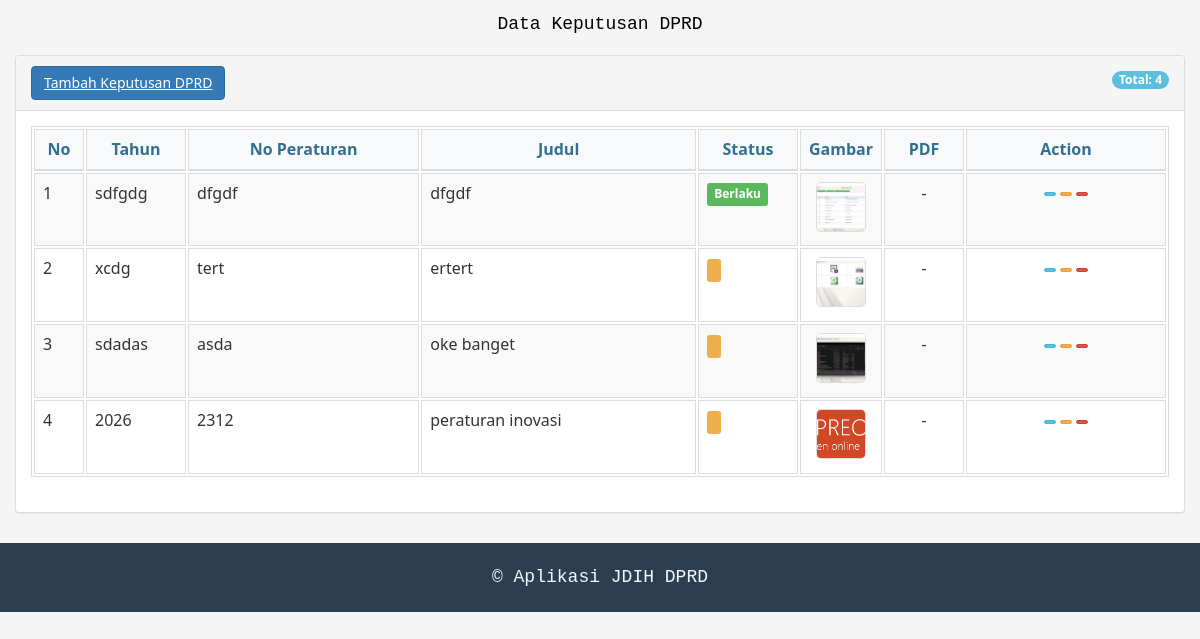
The page /panel_control/kepdprd.php (signed in) on the database as committed earlier.
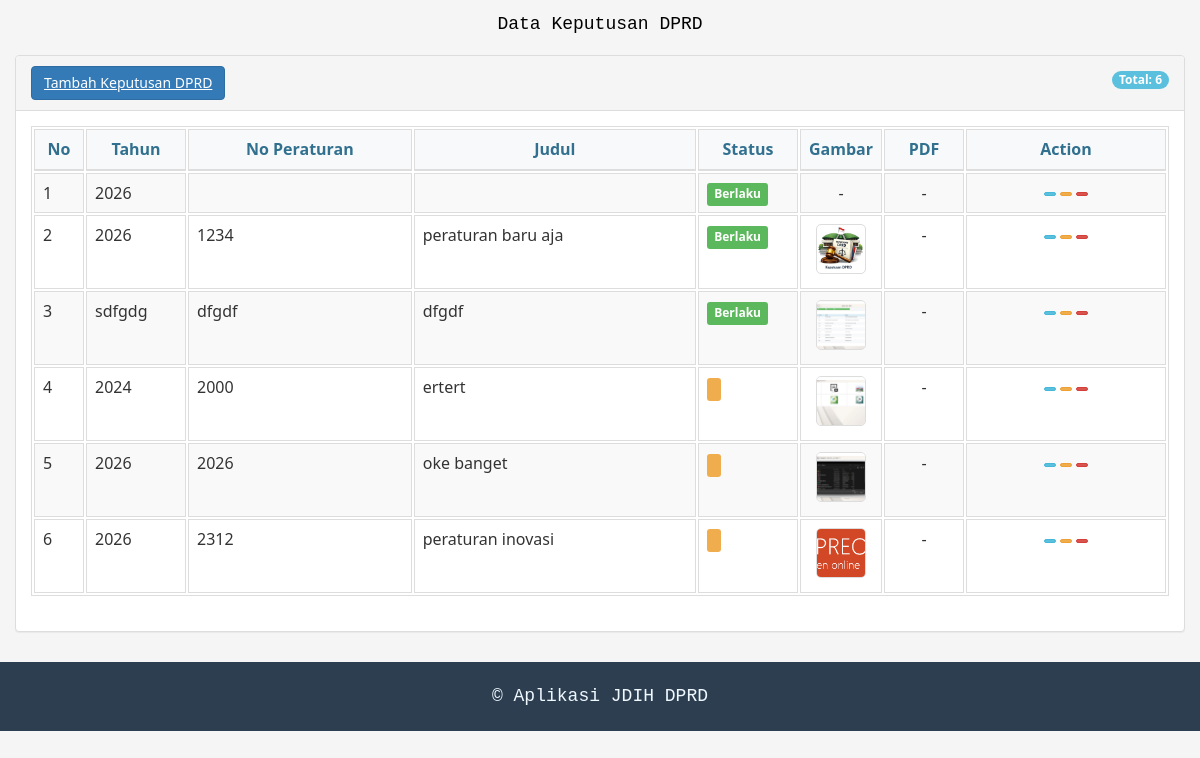
The same page on the database as committed later.
### tables this page shows
CREATE TABLE `uploads` (
  `idData` int(11) NOT NULL,
  `jenis_dokumen` varchar(50) DEFAULT 'produk_hukum',
  `tahun_pengundangan` varchar(20) NOT NULL,
  `tanggal_pengundangan` varchar(30) NOT NULL,
  `tanggal_penetapan` varchar(30) NOT NULL,
  `jenis` varchar(50) NOT NULL,
  `jenis_monografi` varchar(100) DEFAULT NULL,
  `noPeraturan` varchar(30) NOT NULL,
  `judul` varchar(250) NOT NULL,
  `deskripsi` text DEFAULT NULL,
  `singkatanJenis` varchar(150) NOT NULL,
  `tempatTerbit` varchar(100) NOT NULL,
  `sumber` varchar(100) NOT NULL,
  `status` varchar(100) NOT NULL,
  `bahasa` varchar(100) NOT NULL,
  `fileDownload` varchar(255) DEFAULT NULL,
  `pdf_path` varchar(255) DEFAULT NULL,
  `urlDownload` varchar(300) NOT NULL,
  `operasi` varchar(50) NOT NULL,
  `display` varchar(30) NOT NULL,
  `noPanggil` varchar(80) NOT NULL,
  `penerbit` varchar(100) NOT NULL,
  `subjek` varchar(100) NOT NULL,
  `isbn` varchar(100) NOT NULL,
  `bidangHukum` varchar(100) NOT NULL,
  `nomorIndukBuku` varchar(100) NOT NULL,
  `urlDetailPeraturan` varchar(300) NOT NULL,
  `teuBadan` varchar(100) NOT NULL,
  `deskripsiFisik` varchar(100) NOT NULL,
  `image_name` varchar(255) DEFAULT NULL,
  `image_path` varchar(255) DEFAULT NULL,
  `uploaded_at` datetime DEFAULT NULL
);

### panel_control/kepdprd.php (the view, shortened to what the changed rows need)
<?php
include "a_db.php";
$aksi = isset($_GET['aksi']) ? $_GET['aksi'] : '';
if ($aksi == ''){
?>
<!DOCTYPE html>
<html>
<head>
    <link rel="stylesheet" href="style-admin.css">
</head>
<body>
    <div class="container-fluid">
        <h4 style='padding-top:15px; text-align:center;'>
            <font face="Courier New" color="#000000" size="4">
                Data Keputusan DPRD
            </font>
        </h4>
        <div class="col-md-12">
            <div class="panel panel-default">
                <div class="panel-heading">
                    <?php if ($_SESSION['level'] == 'user_admin' || $_SESSION['level'] == 'user_input'): ?>
                        <a class='btn btn-primary' href='index.php?page=tambahprokum&jenis=Keputusan_DPRD'>
                            <i class='fa fa-plus'></i> Tambah Keputusan DPRD
                        </a>
                    <?php endif; ?>
                    <div class="pull-right">
                        <span class="badge bg-info">Total:
                            <?php
                            $count_query = "SELECT COUNT(*) as total FROM uploads WHERE jenis = 'Keputusan_DPRD'";
                            $count_result = mysqli_query($koneksi, $count_query);
                            $count_data = mysqli_fetch_assoc($count_result);
                            echo $count_data['total'];
                            ?>
                        </span>
                    </div>
                </div>
                <div class="panel-body">
                    <table class="table table-striped table-bordered table-hover dataTables-example">
                        <thead class='alert-info'>
                            <tr>
                                <th width="50">No</th>
                                <th width="100">Tahun</th>
                                <th>No Peraturan</th>
                                <th>Judul</th>
                                <th width="100">Status</th>
                                <th width="80">Gambar</th>
                                <th width="80">PDF</th>
                                <th width="200" class="text-center">Action</th>
                            </tr>
                        </thead>
                        <tbody>
                        <?php
                        if ($_SESSION['level'] == 'user_admin'){
                            $query = "SELECT * FROM uploads WHERE jenis = 'Keputusan_DPRD' ORDER BY idData DESC";
                        } else {
                            $user_id = mysqli_real_escape_string($koneksi, $_SESSION['login']);
                            $query = "SELECT * FROM uploads WHERE id_user = '$user_id' AND jenis = 'Keputusan_DPRD' ORDER BY idData DESC";
                        }
                        $prokum = mysqli_query($koneksi, $query);
                        $no = 1;
                        while ($i = mysqli_fetch_assoc($prokum)){
                            $gambar = "-";
                            if (!empty($i['image_path']) && file_exists($i['image_path'])) {
                                $gambar = "<img src='{$i['image_path']}' class='img-preview'>";
                            }
                            $pdf_file = "-";
                            $status_badge = "";
                            if ($i['status'] == 'Berlaku') {
                                $status_badge = "<span class='label label-success'>{$i['status']}</span>";
                            } elseif ($i['status'] == 'Tidak Berlaku') {
                                $status_badge = "<span class='label label-danger'>{$i['status']}</span>";
                            } else {
                                $status_badge = "<span class='label label-warning'>{$i['status']}</span>";
                            }
                            echo "<tr>
                                    <td>$no</td>
                                    <td>{$i['tahun_pengundangan']}</td>
                                    <td>{$i['noPeraturan']}</td>
                                    <td>{$i['judul']}</td>
                                    <td>$status_badge</td>
                                    <td class='text-center'>$gambar</td>
                                    <td class='text-center'>$pdf_file</td>
                                    <td class='text-center'>";
                            echo "<a class='btn btn-info btn-xs btn-action' href='index.php?page=kepdprd&aksi=detail&id={$i['idData']}' title='Lihat Detail'>
                                    <i class='fa fa-folder-open'></i>
                                  </a>";
                            if ($_SESSION['level'] == 'user_admin' || $_SESSION['level'] == 'user_input'){
                                echo "<a class='btn btn-warning btn-xs btn-action' href='index.php?page=kepdprd&aksi=edit&id={$i['idData']}' title='Edit Data'>
                                        <i class='fa fa-pencil-square-o'></i>
                                      </a>";
                            }
                            if ($_SESSION['level'] == 'user_admin'){
                                echo "<a class='btn btn-danger btn-xs btn-action' href='index.php?page=kepdprd&aksi=hapus&id={$i['idData']}'
                                      title='Hapus' onclick='return confirm(\"Yakin menghapus data?\");'>
                                        <i class='fa fa-trash-o'></i>
                                      </a>";
                            }
                            echo "</td></tr>";
                            $no++;
                        }
                        ?>
                        </tbody>
                    </table>
                </div>
            </div>
        </div>
    </div>
</body>
</html>
<?php
} elseif ($aksi == 'eksport') {
    echo "<script>
            alert('Fitur export Word sedang dikembangkan!');
            window.location='index.php?page=kepdprd'
          </script>";
}
?>

Rows that differ between the two databases and show on the page:
added uploads: tahun_pengundangan "2026", status "Berlaku", gambar "-", pdf_file "-"
added uploads: tahun_pengundangan "2026", noPeraturan "1234", judul "peraturan baru aja", status "Berlaku", image_path (picture), pdf_file "-"
changed uploads "ertert": tahun_pengundangan "xcdg" → "2024"; noPeraturan "tert" → "2000"
changed uploads "oke banget": tahun_pengundangan "sdadas" → "2026"; noPeraturan "asda" → "2026"
Other text that changed with them:
$count_data['total']: "4" → "6"
